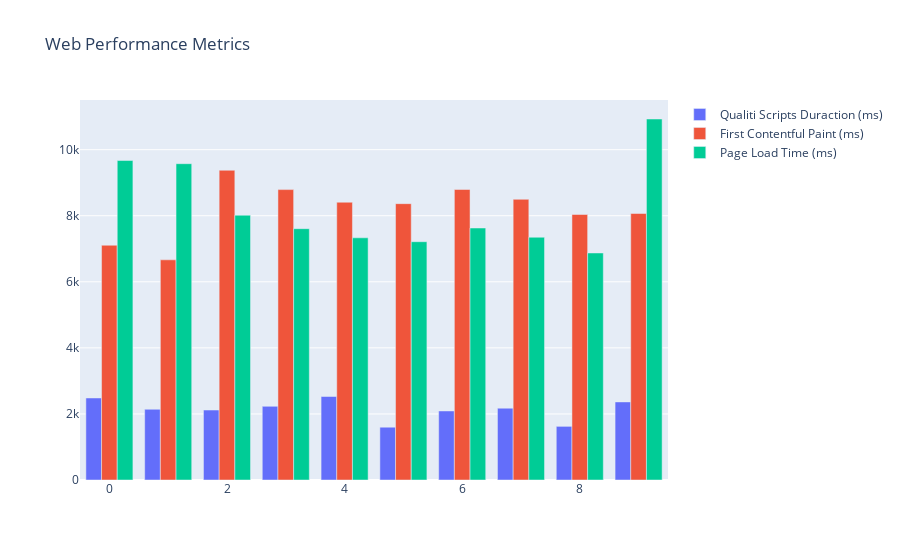

Notebook cell for this chart:
### Code cell
"""We can graph on multiple data points"""
import plotly.graph_objects as go

fig = go.Figure(data=[
    go.Bar(name='Qualiti Scripts Duraction (ms)', x=df['TEST ID'], y=df['QUALITI SCRIPTS DURATION']),
    go.Bar(name='First Contentful Paint (ms)', x=df['TEST ID'], y=df['FIRST CONTENTFUL PAINT']),
    go.Bar(name='Page Load Time (ms)', x=df['TEST ID'], y=df['PAGE LOAD TIME']),
])

fig.update_layout(barmode='group', title_text='Web Performance Metrics')
fig.show()

### Figure 1 — Plotly figure (JSON) as saved in the notebook; plotly's stock layout.template omitted (floating-point values rounded to 4 significant figures)
{"data": [{"name": "Qualiti Scripts Duraction (ms)", "type": "bar", "x": [0, 1, 2, 3, 4, 5, 6, 7, 8, 9], "y": [2483.0, 2141.0, 2118.0, 2230.0, 2528.0, 1599.0, 2090, 2174.0, 1624.0, 2364.0]}, {"name": "First Contentful Paint (ms)", "type": "bar", "x": [0, 1, 2, 3, 4, 5, 6, 7, 8, 9], "y": [7107, 6665, 9377.0, 8792.0, 8410.0, 8366.0, 8795.0, 8498.0, 8037.0, 8068.0]}, {"name": "Page Load Time (ms)", "type": "bar", "x": [0, 1, 2, 3, 4, 5, 6, 7, 8, 9], "y": [9672.0, 9576.0, 8017.0, 7608.0, 7332, 7214.0, 7629.0, 7349.0, 6873.0, 10930.0]}], "layout": {"barmode": "group", "title": {"text": "Web Performance Metrics"}}}
